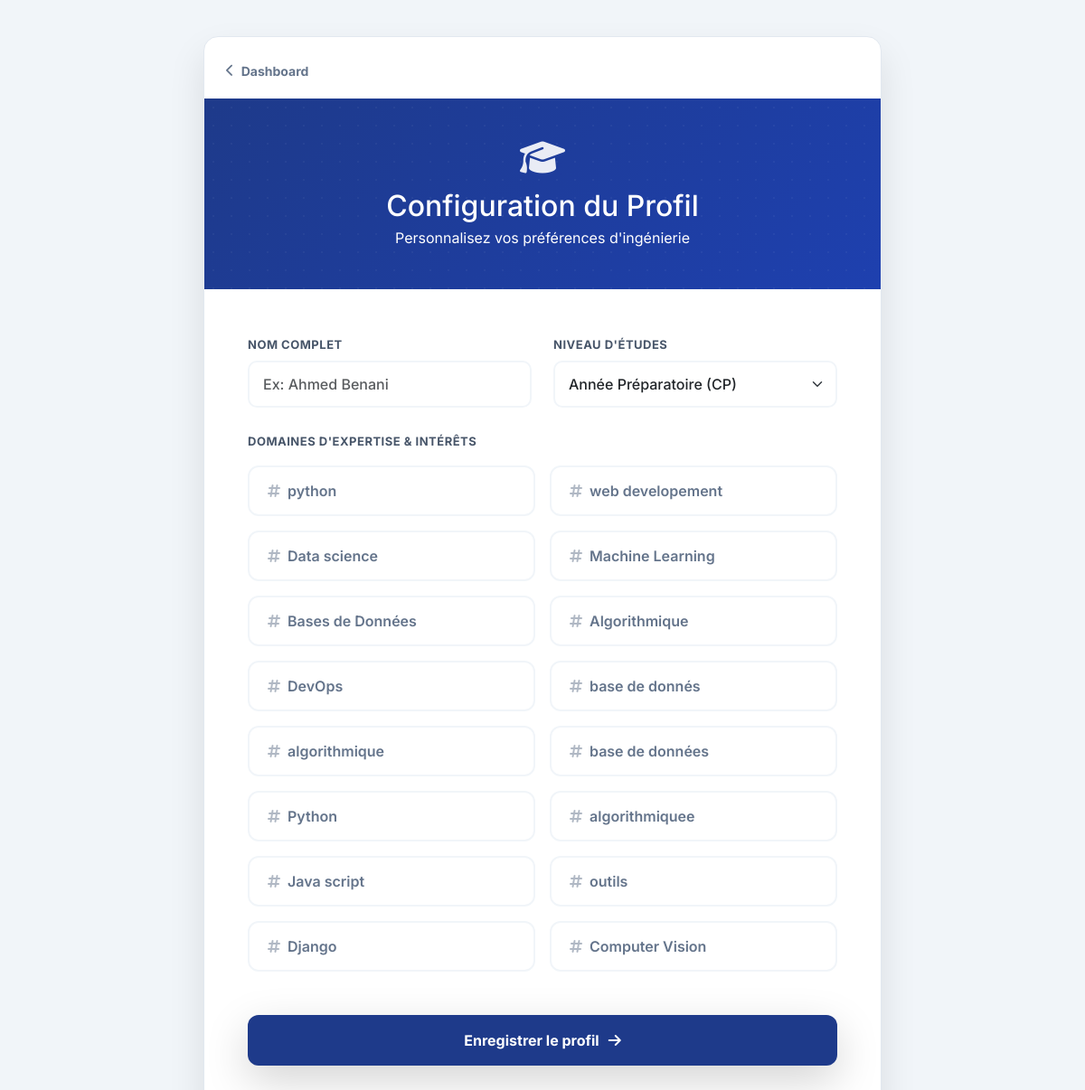
/profile/ (signed in), run on the app's committed database.
### core/models.py (models this page shows, shortened)
class Tag(models.Model):
    name = models.CharField(max_length=50, unique=True)

### core/views.py (the view, shortened to what this page needs)
# urls.py: path('profile/', views.profile_view, name='profile'),
@login_required
def profile_view(request):
    tags = Tag.objects.all()
    return render(request, 'profile.html', {'tags': tags})

### core/templates/profile.html (shortened to what this page needs)
<!DOCTYPE html>
<html lang="fr">
<head>
    <link href="https://cdn.jsdelivr.net/npm/bootstrap@5.3.0/dist/css/bootstrap.min.css" rel="stylesheet">
    <link href="https://cdnjs.cloudflare.com/ajax/libs/font-awesome/6.4.0/css/all.min.css" rel="stylesheet">
</head>
<body>
    <div class="profile-card">
        <div class="px-4 pt-4">
            <a href="{% url 'home' %}" class="back-link text-decoration-none">
                <i class="fas fa-chevron-left me-2"></i> Dashboard
            </a>
        </div>
        <div class="card-header-custom">
            <i class="fas fa-graduation-cap main-icon"></i>
            <h2 class="mb-1 fw-extrabold">Configuration du Profil</h2>
            <p class="mb-0 fs-6">Personnalisez vos préférences d'ingénierie</p>
        </div>
        <div class="p-4 p-md-5">
            <form method="POST">
                <div class="row">
                    <div class="col-md-6 mb-4">
                        <label class="form-label">Nom complet</label>
                        <input type="text" class="form-control" name="name" placeholder="Ex: Ahmed Benani" required>
                    </div>
                    <div class="col-md-6 mb-4">
                        <label class="form-label">Niveau d'études</label>
                        <select class="form-select" name="level">
                            <option value="beginner">Année Préparatoire (CP)</option>
                        </select>
                    </div>
                </div>
                <div class="mb-5">
                    <label class="form-label mb-3">Domaines d'expertise & Intérêts</label>
                    <div class="row g-3">
                        {% for tag in tags %}
                            <div class="col-md-6">
                                <label class="tag-select-label" for="tag_{{ tag.id }}">
                                    <span><i class="fas fa-hashtag me-2 opacity-50"></i>{{ tag.name }}</span>
                                </label>
                            </div>
                        {% endfor %}
                    </div>
                </div>
                <button type="submit" class="btn-save shadow-lg">
                    Enregistrer le profil <i class="fas fa-arrow-right"></i>
                </button>
            </form>
        </div>
    </div>
</body>
</html>

### core/templates/profile.html (style rules this page uses)
:root { --eng-blue: #1e3a8a; --eng-blue-dark: #1e40af; --electric-blue: #2563eb; --bg-light: #f1f5f9; }
body { font-family: 'Inter', sans-serif; background-color: var(--bg-light); min-height: 100vh; display: flex; align-items: center; justify-content: center; padding: 40px 20px; }
.profile-card { background: white; border-radius: 16px; box-shadow: 0 20px 40px rgba(0,0,0,0.1); border: 1px solid #e2e8f0; overflow: hidden; width: 100%; max-width: 750px; }
.card-header-custom { background: linear-gradient(135deg, var(--eng-blue) 0%, var(--eng-blue-dark) 100%); color: white; padding: 45px 30px; text-align: center; position: relative; }
.card-header-custom::before { content: ""; position: absolute; inset: 0; background-image: radial-gradient(rgba(255,255,255,0.1) 1px, transparent 1px); background-size: 20px 20px; opacity: 0.4; }
.card-header-custom i.main-icon { font-size: 40px; margin-bottom: 15px; color: rgba(255,255,255,0.9); }
.form-label { font-weight: 700; font-size: 13px; color: #475569; text-transform: uppercase; letter-spacing: 0.5px; }
.form-control, .form-select { border: 2px solid #f1f5f9; border-radius: 10px; padding: 12px 15px; font-weight: 500; transition: 0.3s; }
.tag-select-label { display: flex; justify-content: space-between; align-items: center; padding: 14px 20px; border: 2px solid #f1f5f9; border-radius: 12px; cursor: pointer; transition: 0.3s; background: #fff; font-weight: 600; color: #64748b; }
.btn-save { background-color: var(--eng-blue); color: white; font-weight: 700; padding: 16px; border-radius: 12px; border: none; width: 100%; transition: 0.3s; display: flex; align-items: center; justify-content: center; gap: 10px; margin-top: 20px; }
.back-link { display: inline-flex; align-items: center; color: #64748b; font-weight: 700; font-size: 14px; margin-bottom: 20px; transition: 0.2s; }

### data on the page
Tag: name "python"
Tag: name "web developement"
Tag: name "Data science"
Tag: name "Machine Learning"
Tag: name "Bases de Données"
Tag: name "Algorithmique"
Tag: name "DevOps"
Tag: name "base de donnés"
Tag: name "algorithmique"
Tag: name "base de données"
Tag: name "Python"
Tag: name "algorithmiquee"
Tag: name "Java script"
Tag: name "outils"
Tag: name "Django"
Tag: name "Computer Vision"
